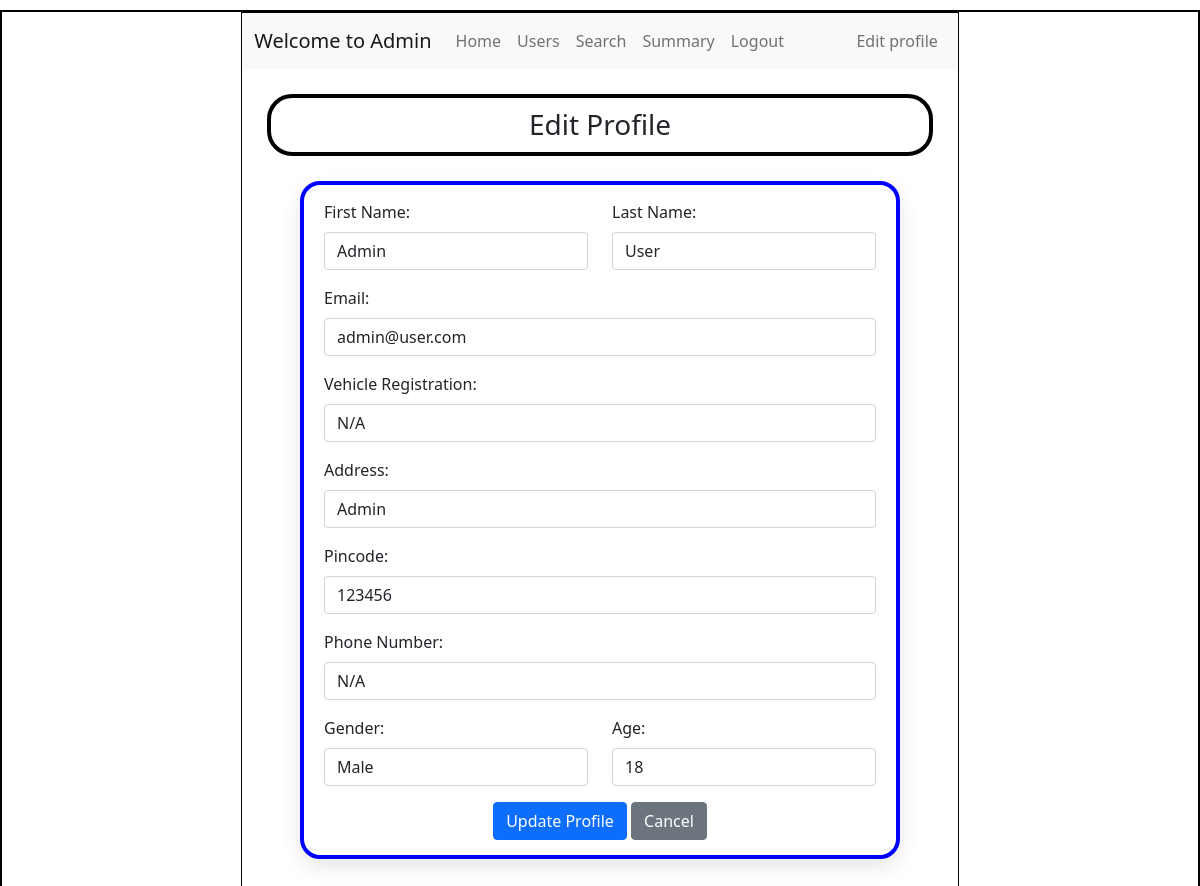
The page /edit_profile/1 on the database its author committed.
### application/models.py (models this page shows)
class User(db.Model):
    id = db.Column(db.Integer, primary_key=True)
    first_name = db.Column(db.String(), nullable=False)
    last_name = db.Column(db.String(), nullable=False)
    email = db.Column(db.String(), unique=True, nullable=False)
    pwd = db.Column(db.String(), nullable=False)
    vehicle_reg = db.Column(db.String(), unique=True, nullable=False)
    address = db.Column(db.String(), nullable=False)
    pincode = db.Column(db.String(), nullable=False)
    phone_number = db.Column(db.String(), unique=True, nullable=False)
    gender = db.Column(db.String())
    age = db.Column(db.Integer)
    type = db.Column(db.String(), default='general')
    reservations = db.relationship('Reservation', backref='user')

### application/controllers.py (the view, shortened to what this page needs)
@app.route("/edit_profile/<int:user_id>", methods=["GET", "POST"])
def edit_profile(user_id):
    this_user = User.query.filter_by(id=user_id).first()
    return render_template("edit_profile.html", this_user=this_user)

### templates/edit_profile.html (shortened to what this page needs)
<!DOCTYPE html>
<html lang="en">
<head>
    <link rel="stylesheet" href="../static/style.css">
    <link href="https://cdn.jsdelivr.net/npm/bootstrap@5.0.2/dist/css/bootstrap.min.css" rel="stylesheet">
</head>
<body>
    <div id="main">
        <div id="canvas">
            <nav class="navbar navbar-expand-lg navbar-light bg-light">
                <div class="container-fluid">
                    <a class="navbar-brand" href="/admin_dashboard">Welcome to {{this_user.first_name}}</a>
                    <div class="collapse navbar-collapse" id="navbarSupportedContent">
                        <ul class="navbar-nav">
                            <li class="nav-item">
                                <a class="nav-link" href="/admin_dashboard">Home</a>
                            </li>
                            <li class="nav-item">
                                <a class="nav-link" href="/users">Users</a>
                            </li>
                            <li class="nav-item">
                                <a class="nav-link" href="/search">Search</a>
                            </li>
                            <li class="nav-item">
                                <a class="nav-link" href="/admin_summary">Summary</a>
                            </li>
                            <li class="nav-item">
                                <a class="nav-link" href="/login">Logout</a>
                            </li>
                        </ul>
                        <ul class="navbar-nav ms-auto">
                            <li class="nav-item">
                                <a class="nav-link" href="/edit_profile/{{this_user.id}}">Edit profile</a>
                            </li>
                        </ul>
                    </div>
                </div>
            </nav>
            <h3 class="text-center headings">Edit Profile</h3>
            <div id="form-body">
                <form action="/edit_profile/{{ this_user.id }}" method="POST">
                    <div class="mb-3 row">
                        <div class="col">
                            <label for="first_name" class="form-label">First Name:</label>
                            <input type="text" class="form-control" id="first_name" name="first_name" value="{{ this_user.first_name }}" required>
                        </div>
                        <div class="col">
                            <label for="last_name" class="form-label">Last Name:</label>
                            <input type="text" class="form-control" id="last_name" name="last_name" value="{{ this_user.last_name }}" required>
                        </div>
                    </div>
                    <div class="mb-3">
                        <label for="email" class="form-label">Email:</label>
                        <input type="email" class="form-control" id="email" name="email" value="{{ this_user.email }}" required>
                    </div>
                    <div class="mb-3">
                        <label for="vehicle_reg" class="form-label">Vehicle Registration:</label>
                        <input type="text" class="form-control" id="vehicle_reg" name="vehicle_reg" value="{{ this_user.vehicle_reg }}" required>
                    </div>
                    <div class="mb-3">
                        <label for="address" class="form-label">Address:</label>
                        <input type="text" class="form-control" id="address" name="address" value="{{ this_user.address }}" required>
                    </div>
                    <div class="mb-3">
                        <label for="pincode" class="form-label">Pincode:</label>
                        <input type="text" class="form-control" id="pincode" name="pincode" value="{{ this_user.pincode }}" required>
                    </div>
                    <div class="mb-3">
                        <label for="phone_number" class="form-label">Phone Number:</label>
                        <input type="tel" class="form-control" id="phone_number" name="phone_number" value="{{ this_user.phone_number }}" required>
                    </div>
                    <div class="mb-3 row">
                        <div class="col">
                            <label for="gender" class="form-label">Gender:</label>
                            <select class="form-control" id="gender" name="gender">
                                <option value="Male" {% if this_user.gender == 'Male' %}selected{% endif %}>Male</option>
                            </select>
                        </div>
                        <div class="col">
                            <label for="age" class="form-label">Age:</label>
                            <input type="number" class="form-control" id="age" name="age" value="{{ this_user.age }}">
                        </div>
                    </div>
                    <div class="text-center">
                        <button type="submit" class="btn btn-primary">Update Profile</button>
                        {% if this_user.type == 'admin' %}
                            <a href="/admin_dashboard" class="btn btn-secondary">Cancel</a>
                        {% else %}
                            <a href="/user_dashboard/{{ this_user.id }}" class="btn btn-secondary">Cancel</a>
                        {% endif %}
                    </div>
                </form>
            </div>
        </div>
    </div>
</body>
</html>

### static/style.css (style rules this page uses)
* { margin: 0px; }
#main, canvas { border: 2px solid black; margin-top: 10px; margin-bottom: 10px; }
#canvas { width: 60%; margin: auto; min-height: 100vh; border: 1px solid black; padding-bottom: 20px; }
#form-body { max-width: 400px; width: 90%; min-height: 350px; border: 4px solid blue; margin: 20px auto 40px auto; padding: 15px 20px 15px 20px; border-radius: 20px; background-color: #fff; box-shadow: 0 8px 20px rgba(0, 0, 0, 0.1); }
.headings { border: 4px solid black; border-radius: 25px; margin: 25px; padding: 10px; }

### templates/edit_profile.html (style rules this page uses)
#form-body { max-width: 600px; }

### rows shown on the page
User: first_name "Admin", last_name "User", email "admin@user.com", vehicle_reg "N/A", address "Admin", pincode "123456", phone_number "N/A", gender "Male", age "18"
